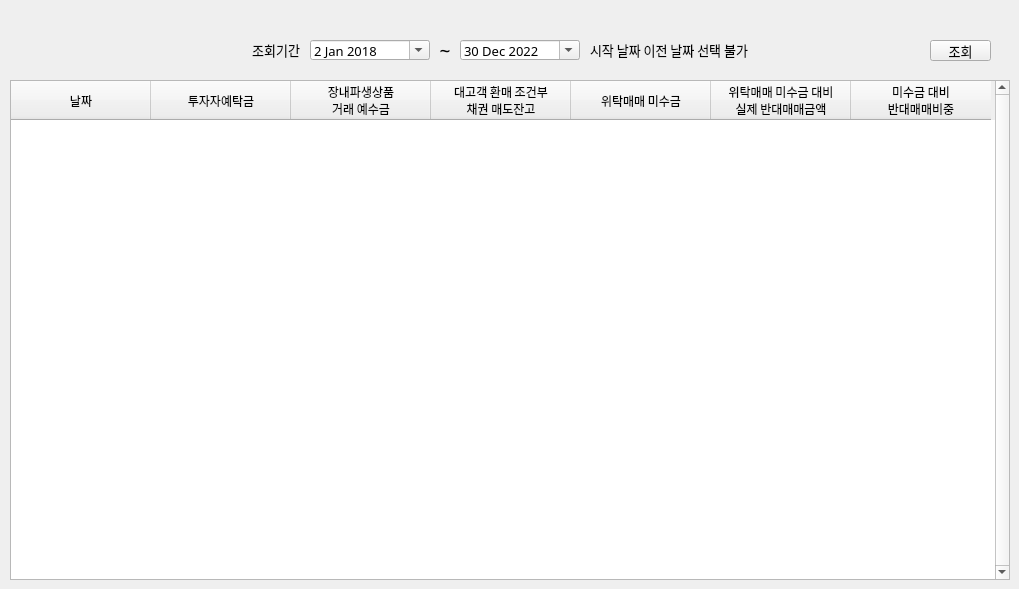
      <widget class="QWidget" name="covering">
       <attribute name="title">
        <string>반대매매</string>
       </attribute>
       <widget class="QWidget" name="group_csearch" native="true">
        <property name="geometry">
         <rect>
          <x>240</x>
          <y>30</y>
          <width>571</width>
          <height>41</height>
         </rect>
        </property>
        <widget class="QDateEdit" name="date_cafter">
         <property name="geometry">
          <rect>
           <x>220</x>
           <y>10</y>
           <width>120</width>
           <height>20</height>
          </rect>
         </property>
         <property name="font">
          <font>
           <family>맑은 고딕</family>
           <pointsize>10</pointsize>
          </font>
         </property>
         <property name="focusPolicy">
          <enum>Qt::WheelFocus</enum>
         </property>
         <property name="dateTime">
          <datetime>
           <hour>0</hour>
           <minute>0</minute>
           <second>0</second>
           <year>2022</year>
           <month>12</month>
           <day>30</day>
          </datetime>
         </property>
         <property name="maximumDateTime">
          <datetime>
           <hour>23</hour>
           <minute>59</minute>
           <second>59</second>
           <year>2022</year>
           <month>12</month>
           <day>30</day>
          </datetime>
         </property>
         <property name="minimumDateTime">
          <datetime>
           <hour>0</hour>
           <minute>0</minute>
           <second>0</second>
           <year>2018</year>
           <month>1</month>
           <day>2</day>
          </datetime>
         </property>
         <property name="calendarPopup">
          <bool>true</bool>
         </property>
        </widget>
        <widget class="QDateEdit" name="date_cbefore">
         <property name="geometry">
          <rect>
           <x>70</x>
           <y>10</y>
           <width>120</width>
           <height>20</height>
          </rect>
         </property>
         <property name="font">
          <font>
           <family>맑은 고딕</family>
           <pointsize>10</pointsize>
          </font>
         </property>
         <property name="focusPolicy">
          <enum>Qt::WheelFocus</enum>
         </property>
         <property name="dateTime">
          <datetime>
           <hour>0</hour>
           <minute>0</minute>
           <second>0</second>
           <year>2018</year>
           <month>1</month>
           <day>2</day>
          </datetime>
         </property>
         <property name="maximumDateTime">
          <datetime>
           <hour>23</hour>
           <minute>59</minute>
           <second>59</second>
           <year>2022</year>
           <month>12</month>
           <day>30</day>
          </datetime>
         </property>
         <property name="minimumDateTime">
          <datetime>
           <hour>0</hour>
           <minute>0</minute>
           <second>0</second>
           <year>2018</year>
           <month>1</month>
           <day>2</day>
          </datetime>
         </property>
         <property name="calendarPopup">
          <bool>true</bool>
         </property>
        </widget>
        <widget class="QLabel" name="label">
         <property name="geometry">
          <rect>
           <x>190</x>
           <y>10</y>
           <width>30</width>
           <height>20</height>
          </rect>
         </property>
         <property name="font">
          <font>
           <family>맑은 고딕</family>
           <pointsize>14</pointsize>
          </font>
         </property>
         <property name="text">
          <string>~</string>
         </property>
         <property name="alignment">
          <set>Qt::AlignCenter</set>
         </property>
        </widget>
        <widget class="QLabel" name="label_3">
         <property name="geometry">
          <rect>
           <x>0</x>
           <y>10</y>
           <width>60</width>
           <height>20</height>
          </rect>
         </property>
         <property name="font">
          <font>
           <family>맑은 고딕</family>
           <pointsize>10</pointsize>
          </font>
         </property>
         <property name="text">
          <string>조회기간</string>
         </property>
         <property name="alignment">
          <set>Qt::AlignRight|Qt::AlignTrailing|Qt::AlignVCenter</set>
         </property>
        </widget>
        <widget class="QLabel" name="label_cimpo">
         <property name="geometry">
          <rect>
           <x>350</x>
           <y>10</y>
           <width>210</width>
           <height>20</height>
          </rect>
         </property>
         <property name="font">
          <font>
           <family>맑은 고딕</family>
           <pointsize>10</pointsize>
          </font>
         </property>
         <property name="text">
          <string>시작 날짜 이전 날짜 선택 불가</string>
         </property>
         <property name="alignment">
          <set>Qt::AlignLeading|Qt::AlignLeft|Qt::AlignVCenter</set>
         </property>
        </widget>
       </widget>
       <widget class="QPushButton" name="btn_csearch">
        <property name="geometry">
         <rect>
          <x>930</x>
          <y>40</y>
          <width>61</width>
          <height>21</height>
         </rect>
        </property>
        <property name="font">
         <font>
          <family>맑은 고딕</family>
          <pointsize>10</pointsize>
         </font>
        </property>
        <property name="text">
         <string>조회</string>
        </property>
       </widget>
       <widget class="QTableWidget" name="table_csearch">
        <property name="geometry">
         <rect>
          <x>10</x>
          <y>80</y>
          <width>1000</width>
          <height>500</height>
         </rect>
        </property>
        <property name="font">
         <font>
          <family>맑은 고딕</family>
          <pointsize>9</pointsize>
         </font>
        </property>
        <property name="styleSheet">
         <string notr="true"/>
        </property>
        <property name="verticalScrollBarPolicy">
         <enum>Qt::ScrollBarAlwaysOn</enum>
        </property>
        <property name="editTriggers">
         <set>QAbstractItemView::NoEditTriggers</set>
        </property>
        <property name="sortingEnabled">
         <bool>true</bool>
        </property>
        <property name="wordWrap">
         <bool>true</bool>
        </property>
        <property name="cornerButtonEnabled">
         <bool>true</bool>
        </property>
        <attribute name="horizontalHeaderDefaultSectionSize">
         <number>140</number>
        </attribute>
        <attribute name="horizontalHeaderMinimumSectionSize">
         <number>40</number>
        </attribute>
        <attribute name="verticalHeaderVisible">
         <bool>false</bool>
        </attribute>
        <attribute name="verticalHeaderDefaultSectionSize">
         <number>30</number>
        </attribute>
        <attribute name="verticalHeaderMinimumSectionSize">
         <number>25</number>
        </attribute>
        <column>
         <property name="text">
          <string>날짜</string>
         </property>
        </column>
        <column>
         <property name="text">
          <string>투자자예탁금</string>
         </property>
        </column>
        <column>
         <property name="text">
          <string>장내파생상품
거래 예수금</string>
         </property>
        </column>
        <column>
         <property name="text">
          <string>대고객 환매 조건부
채권 매도잔고</string>
         </property>
        </column>
        <column>
         <property name="text">
          <string>위탁매매 미수금</string>
         </property>
        </column>
        <column>
         <property name="text">
          <string>위탁매매 미수금 대비
실제 반대매매금액</string>
         </property>
        </column>
        <column>
         <property name="text">
          <string>미수금 대비
반대매매비중</string>
         </property>
        </column>
       </widget>
       <zorder>btn_csearch</zorder>
       <zorder>table_csearch</zorder>
       <zorder>group_csearch</zorder>
      </widget>
